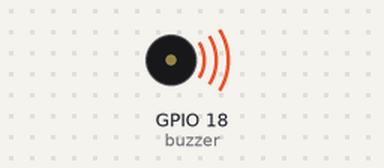
Simulated run of this program. Board: ESP32 board running MicroPython. Parts: buzzer (waves = sounding). At 2.4 s the program stops and its outputs stay as they are.

Above: at 0.05 s.
At 2.0 s:
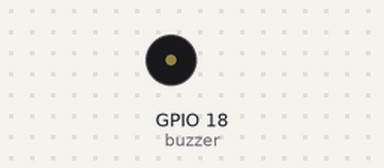
Timing chart, 0 to 3.0 s (numbered marks = the images above):
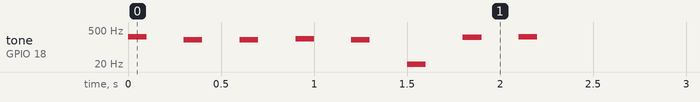

Measured:
- by itself, tone on GPIO 18 (buzzer): plays 262 Hz for 0.10 s, 196 Hz for 0.10 s, 196 Hz for 0.10 s, 220 Hz for 0.10 s, 196 Hz for 0.10 s, 1 Hz for 0.10 s … (8 notes in this stretch)

The program:

buzzer.py
```python
from machine import Pin, PWM
import time

BUZZER_PIN = 18  # GPIO18

# Sequenza di note come frequenze
NOTES = [262, 196, 196, 220, 196, 1, 247, 262]

# Crea un'istanza PWM per il buzzer
buzzer = PWM(Pin(BUZZER_PIN), freq=1000, duty=0)  # Imposta duty cycle a 0 (muto)

# Funzione per eseguire una nota ad una certa frequenza
def play_tone(frequency, duration):
    buzzer.freq(frequency)  # Imposta la frequenza
    buzzer.duty(512)  # Imposta il volume al 50% (da 0 a 1023)
    time.sleep(duration)  # Attendi la durata specificata
    buzzer.duty(0)  # Spegne il suono
    time.sleep(0.2)  # Pausa tra le note

# Loop per suonare le note della sequenza
for note in NOTES:
    play_tone(note, 0.1)  # Suona ogni nota per 0.5 secondi

# Spegni il buzzer
buzzer.deinit()
```
